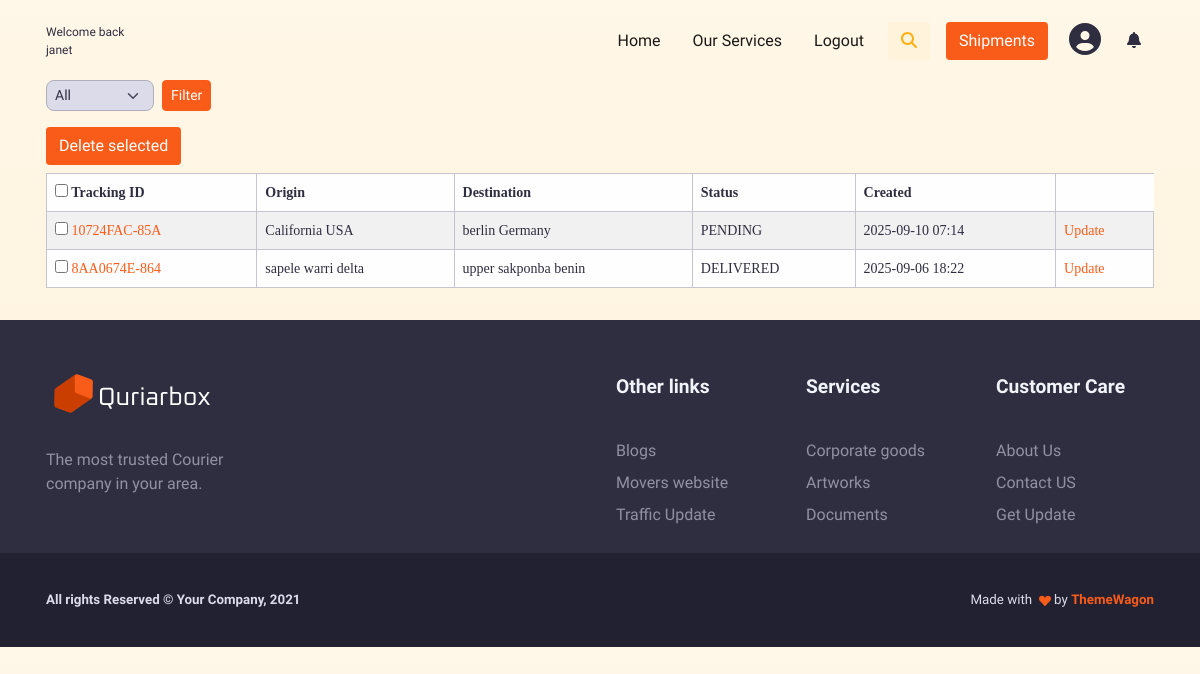
The page /shipments/list/ (signed in) on the database as committed earlier.
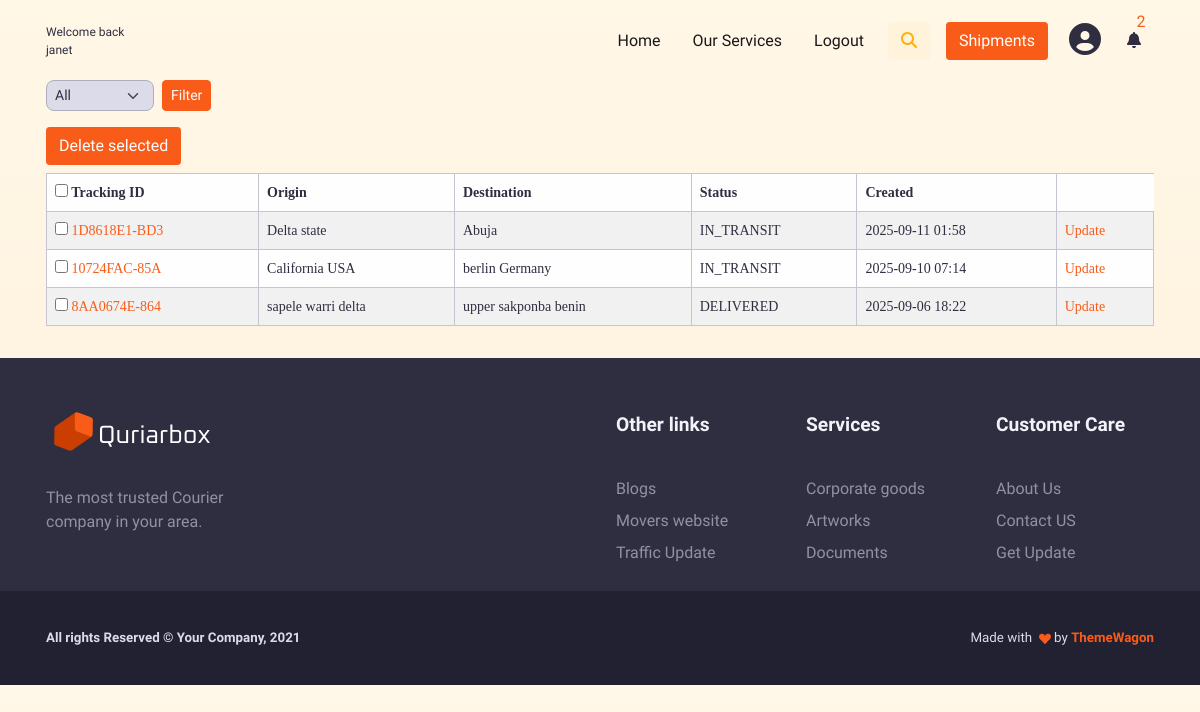
The same page on the database as committed later.
### shipments/models.py (models this page shows, shortened)
class Shipment(models.Model):
    STATUS_CHOICES = [
        ("PENDING", "Pending"),
        ("IN_TRANSIT", "In Transit"),
        ("DELIVERED", "Delivered"),
        ("CANCELED", "Cancelled"),
    ]
    user = models.ForeignKey(User, on_delete=models.CASCADE, related_name="shipments")
    tracking_number = models.CharField(max_length=20, unique=True, blank=True)
    origin_address = models.TextField(max_length=255)
    destination_address = models.TextField(max_length=255)
    weight = models.DecimalField(max_digits=6, decimal_places=2)
    status = models.CharField(max_length=20, choices=STATUS_CHOICES, default="PENDING")
    created_at = models.DateTimeField(auto_now_add=True)
    updated_at = models.DateTimeField(auto_now=True)

### shipments/views.py (the view)
# urls.py: path("list/", ShipmentListView.as_view(), name="list"),
class ShipmentListView(LoginRequiredMixin, ListView):
    model = Shipment
    template_name = "shipments/list.html"
    context_object_name = "shipments"
    login_url = "users:login"
    def get_queryset(self):
        user = self.request.user
        query = self.request.GET.get("q")
        status = self.request.GET.get("status")
        qs = Shipment.objects.filter(user=user).order_by("-created_at")
        if query:
            qs = qs.filter(
                models.Q(tracking_number__icontains=query)|
                models.Q(origin_address__icontains=query) |
                models.Q(destination_address__icontains=query)
            )
        if status and status != "ALL":
            qs = qs.filter(status=status)
        return qs
    def get_context_data(self, **kwargs):
        context = super().get_context_data(**kwargs)
        context["status_choices"] = Shipment.STATUS_CHOICES
        context["selected_status"] = self.request.GET.get("status", "ALL")
        context["query"] = self.request.GET.get("q", "")
        return context

### notifications/context_processor.py (called while the page is built)
def notifications_count(request):
    if not request.user.is_authenticated:
        return {}
    unread_count = Notification.objects.filter(recipient=request.user,is_read=False).count()
    recent = Notification.objects.filter(recipient=request.user)[:6]
    return {
        "unread_notification_count": unread_count,
        "recent_notifications": recent}

### shipments/templates/shipments/list.html (shortened to what this page needs)
{% extends "base.html" %}
{% load static %}
{% block content %}
<div class="container mt-7 mb-3 ">
    <div class="d-flex justify-content-between align-items-center mb-3">
  <form method="get" class="d-flex align-items-center">
    <select name="status" class="form-select form-select-sm me-2">
      <option value="ALL" {% if selected_status == "ALL" %}selected{% endif %}>All</option>
    </select>
    <button type="submit" class="btn btn-primary btn-sm">Filter</button>
  </form>
</div>
    <form method="post" action="{% url 'shipments:delete' %}">
        <div class="table-responsive">
            <input type="submit" class="btn btn-primary mb-2 " value="Delete selected"/>
            <table class="table table-striped table-bordered bg-white ">
                <thead>
                    <tr>
                        <th>
                            <input type="checkbox" id="select_all">
                            Tracking ID
                        </th>
                        <th>Origin</th>
                        <th>Destination</th>
                        <th>Status</th>
                        <th>Created</th>
                </thead>
                <tbody>
                    {% for shipment in shipments %}
                    <tr>
                        <td>
                            <input type="checkbox" value="{{ shipment.id }}" name="shipments">
                            <a href="{% url 'shipments:detail' shipment.id %}" class="text-primary">{{ shipment.tracking_number }}</a></td>
                        <td>{{ shipment.origin_address }}</td>
                        <td>{{ shipment.destination_address }}</td>
                        <td>{{ shipment.status }}</td>
                        <td>{{ shipment.created_at|date:"Y-m-d H:i" }}</td>
                        <td><a href="{% url 'shipments:update' shipment.id %}" class="text-primary">Update</a></td>
                    </tr>
                    {% endfor %}
                </tbody>
            </table>
        </div>
</form>
</div>
{% endblock %}

### templates/includes/_navbar.html (shortened to what this page needs)
  {% load static %}
    <main class="main" id="top">
      <nav class="navbar navbar-expand-lg navbar-light fixed-top py-3 d-block" data-navbar-on-scroll="data-navbar-on-scroll">
        <div class="container">
           {% if request.user.is_authenticated %}
                <span style="font-size:12px"> Welcome back <br/> {{ request.user.username }} </span>
            {% else %}
          <a class="navbar-brand" href="#"><img src="{% static 'img/gallery/logo.png' %}" height="45" alt="logo" /></a>
              {% endif %}
          <div class="collapse navbar-collapse border-top border-lg-0 mt-4 mt-lg-0" id="navbarSupportedContent">
            <ul class="navbar-nav ms-auto pt-2 pt-lg-0 font-base">
              <li class="nav-item px-2">
                <a class="nav-link" aria-current="page" href="{% url 'home'%}">Home</a>
              </li>
              <li class="nav-item px-2">
                <a class="nav-link" href="#services">Our Services
                </a>
              </li>
              <li class="nav-item px-2">
                {% if request.user.is_authenticated %}
                  <a class="nav-link" href="{% url 'users:logout' %}">Logout</a>
                {% else %}
                  <a class="nav-link" href="{% url 'users:login' %}">Login</a>
                {% endif %}
              </li>
            </ul>
            <div class="dropdown d-none d-lg-block">
              {% if shipments or assigned_deliveries %}
                {% if request.user.profile.role == 'customer' %}
                    <button class="btn bg-soft-warning ms-2" id="dropdownMenuButton1"
                            type="button" data-bs-toggle="dropdown" aria-expanded="false">
                      <i class="fas fa-search text-warning"></i>
                    </button>
                {% endif %}
              {% endif %}
            </div>
            {% if request.user.is_authenticated %}
              {% if request.user.profile.role == 'customer'%}
                  <a class="btn btn-primary order-1 order-lg-0 ms-lg-3" href="{% url 'shipments:list' %}">Shipments</a>
              {% elif request.user.profile.role == "courier" %}
                  <a class="btn btn-primary order-1 order-lg-0 ms-lg-3" href="{% url 'delivery:list' %}">Assigned deliveries</a>
              {% elif request.user.profile.role == "admin" %}
                  <a class="btn btn-primary order-1 order-lg-0 ms-lg-3" href="/admin">Admin panel</a>
              {% endif %}
               <a class="btn  ms-2" href="{% url 'users:profile' %}"><i class="fas fa-2x fa-user-circle "></i>
              </a>
            {% else %}
              <a class="btn btn-primary order-1 order-lg-0 ms-lg-3" href="{% url 'users:register' %}">Register</a>
            {% endif %}
            <li class="nav-item dropdown list-unstyled">
            <a class="btn" href="#" id="navbarDropdownNotifications" role="button"
              data-bs-toggle="dropdown" aria-expanded="false">
              <i class="fas fa-bell fa-1x"></i>
              {% if unread_notification_count > 0 %}
                 <span class="text-primary position-absolute top-0 start-90 translate-middle">
                  {{ unread_notification_count }}
                 </span>
              {% endif %}
            </a>
          </li>
          </div>
        </div>
      </nav>

Rows that differ between the two databases and show on the page:
added Shipment: tracking_number "1D8618E1-BD3", origin_address "Delta state", destination_address "Abuja", status "IN_TRANSIT", created_at "2025-09-11 01:58"
changed Shipment "10724FAC-85A": status "PENDING" → "IN_TRANSIT"
Other text that changed with them:
{{ unread_notification_count }}: (not shown) → "2"
